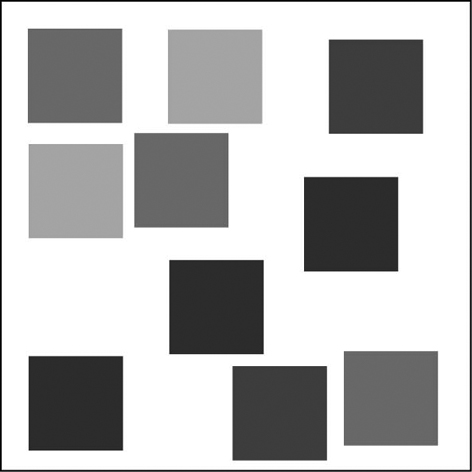
#> input picture cuadrado.jpg, 472 x 472 px
$ python p3a.py   (Python 2 division)
#> lines starting #> are read from the running program, lines starting #| are printed output that depends on the picture
#http://pillow.readthedocs.io/en/3.4.x/reference/Image.html#functions

from PIL import Image, ImageDraw
import numpy as np
import matplotlib.pyplot as plt

jpgfile = Image.open("cuadrado.jpg")
#> jpgfile is the input picture: PIL image 472x472 L; min 0, max 255, mean 184.7
print dir(jpgfile)
#> (printed output is left out)

print jpgfile.bits, jpgfile.size, jpgfile.format
#| 8 (472, 472) JPEG

image = np.array(jpgfile)
ss = image.shape
#> ss = (472, 472)
print ss
#| (472, 472)
print ss[0]*ss[1]
#| 222784

img = image # image[:,:,1]
print img.shape
#| (472, 472)

im = Image.fromarray(np.uint8(img))
im.show()

b = img.reshape(ss[0]*ss[1])
print b
#> (printed output is left out)

#b = b[b>10]

ma = b.max()
#> ma = 255

print ma
#| 255

print '-----------------'
plt.hist(b, bins=ma-1)  # arguments are passed to np.histogram
plt.title("Histogram with 'auto' bins")
plt.show()
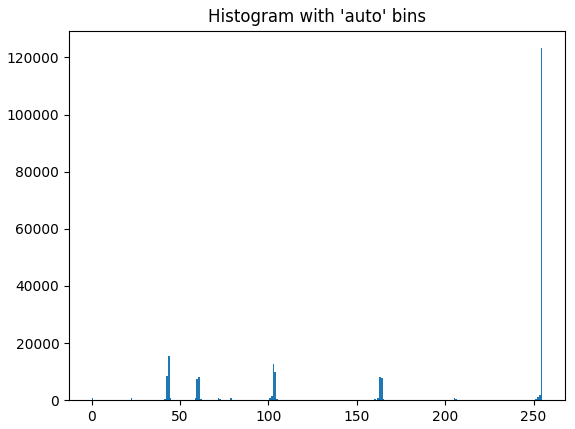
#> figure drawn by matplotlib, 1 panel; tallest bar 123241 high, from x = 254 to 255
